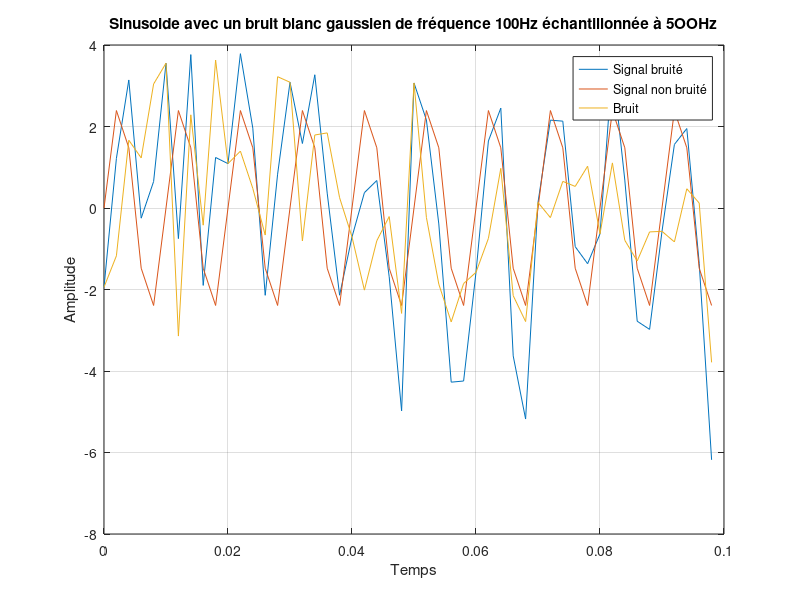

Reproduce this figure in MATLAB.
% Question 1

Fe = 500;
Te = 1/Fe;
t = 0:Te:2;

b = randn(size(t));
b=b-mean(b); b=b/std(b); b=b*2;

A = sqrt(2*sqrt(10));

Fs = 100;

s = A*sin(2*pi*Fs*t);

sb = s + b;

plot(t(1:50),[sb(1:50)' s(1:50)' b(1:50)']), grid, title('Sinusoide avec un bruit blanc gaussien de fréquence 100Hz échantillonnée à 5OOHz'), xlabel('Temps'), ylabel('Amplitude');
legend('Signal bruité', 'Signal non bruité', 'Bruit');


% Question 2

energieSum = sum(s.^2);
energieFor = 0;

for k=1:length(s)
    energieFor = energieFor + s(k)^2;
end
energieFor;

energieProd = s * s';


% Question 3

moyenneSum = sum(sb) / length(sb);
moyenneFor = 0;

for k=1:length(sb)
    moyenneFor = moyenneFor + sb(k);
end
moyenneFor = moyenneFor / length(sb);

moyenneProd = (sb * ones(1,length(sb))') / length(sb);